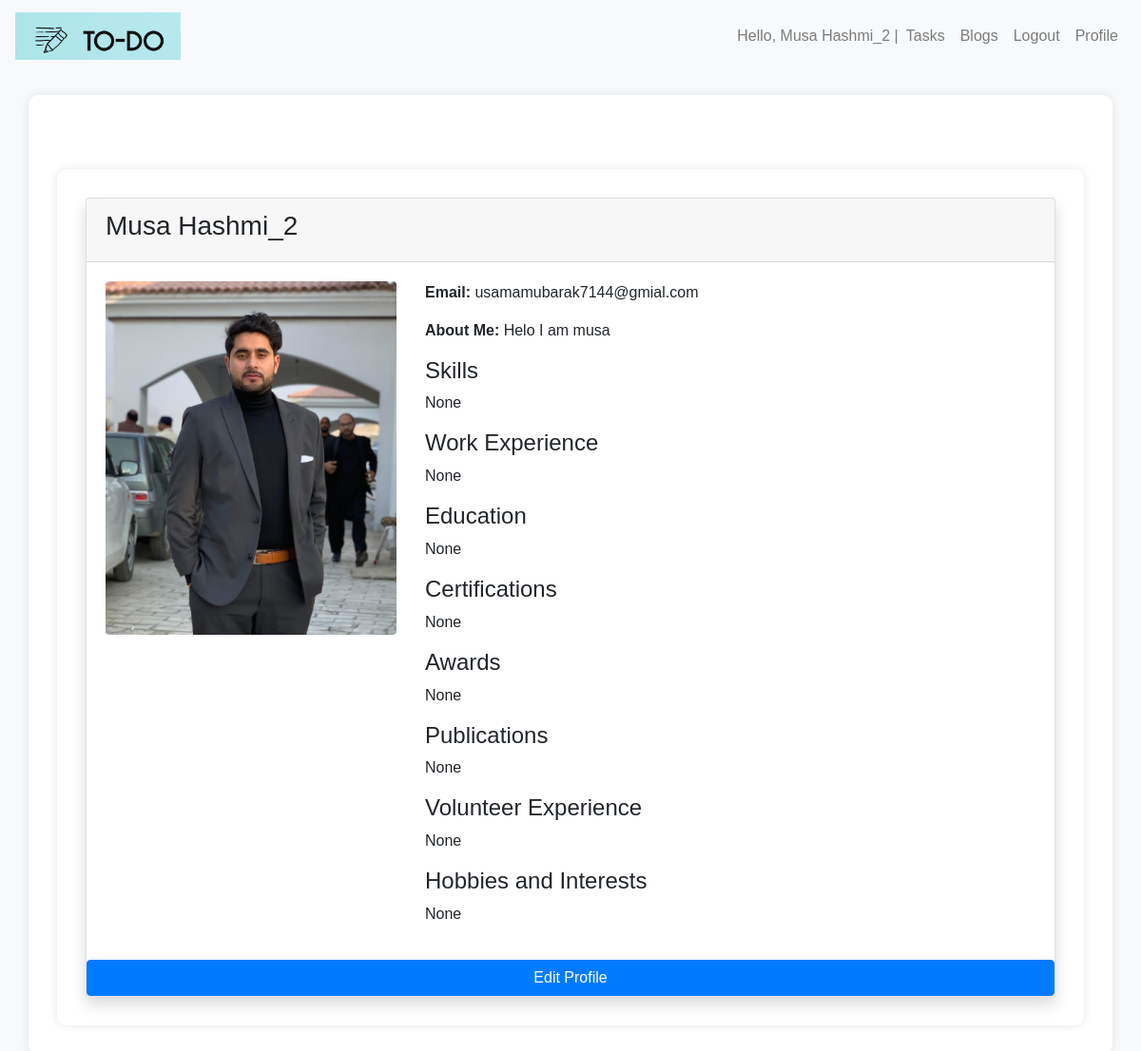
/profile/ (signed in), run on the app's committed database.
### todoapp/models.py (models this page shows, shortened)
class CustomUser(AbstractBaseUser, PermissionsMixin):
    email = models.EmailField(unique=True)
    first_name = models.CharField(max_length=30)
    last_name = models.CharField(max_length=30)
    is_active = models.BooleanField(default=True)
    is_staff = models.BooleanField(default=False)
    about_me = models.TextField(blank=True, null=True)
    profile_picture = models.ImageField(upload_to='profile_pictures/', blank=True, null=True)
    skills = models.TextField(blank=True, null=True)
    work_experience = models.TextField(blank=True, null=True)
    education = models.TextField(blank=True, null=True)
    certifications = models.TextField(blank=True, null=True)
    awards = models.TextField(blank=True, null=True)
    publications = models.TextField(blank=True, null=True)
    volunteer_experience = models.TextField(blank=True, null=True)
    hobbies_and_interests = models.TextField(blank=True, null=True)
    objects = CustomUserManager()
    USERNAME_FIELD = 'email'
    REQUIRED_FIELDS = ['first_name', 'last_name']

### todoapp/views.py (the view)
# urls.py: path('profile/', views.profile, name='profile'),
def profile(request):
    if request.method == 'POST':
        form = ProfileForm(request.POST, instance=request.user)
        if form.is_valid():
            form.save()
            return redirect('blog_list')
    else:
        form = ProfileForm(instance=request.user)
    return render(request, 'profile.html', {'form': form})

### todoapp/Templates/profile.html (shortened to what this page needs)
{% extends "base.html" %}
    {% block content %}
    <div class="container mt-5">
        <div class="card shadow">
            <div class="card-header">
                <h3>{{ user.first_name }} {{ user.last_name }}</h3>
            </div>
            <div class="card-body">
                <div class="row">
                    <div class="col-md-4">
                        {% if user.profile_picture %}
                            <img src="{{ user.profile_picture.url }}" class="img-fluid rounded" alt="Profile Picture">
                        {% else %}
                            <img src="https://via.placeholder.com/150" class="img-fluid rounded" alt="Profile Picture">
                        {% endif %}
                    </div>
                    <div class="col-md-8">
                        <p><strong>Email:</strong> {{ user.email }}</p>
                        <p><strong>About Me:</strong> {{ user.about_me }}</p>
                <div class="profile-section">
                    <h4>Skills</h4>
                    <p>{{ user.skills }}</p>
                </div>
                <div class="profile-section">
                    <h4>Work Experience</h4>
                    <p>{{ user.work_experience }}</p>
                </div>
                <div class="profile-section">
                    <h4>Education</h4>
                    <p>{{ user.education }}</p>
                </div>
                <div class="profile-section">
                    <h4>Certifications</h4>
                    <p>{{ user.certifications }}</p>
                </div>
                <div class="profile-section">
                    <h4>Awards</h4>
                    <p>{{ user.awards }}</p>
                </div>
                <div class="profile-section">
                    <h4>Publications</h4>
                    <p>{{ user.publications }}</p>
                </div>
                <div class="profile-section">
                    <h4>Volunteer Experience</h4>
                    <p>{{ user.volunteer_experience }}</p>
                </div>
                <div class="profile-section">
                    <h4>Hobbies and Interests</h4>
                    <p>{{ user.hobbies_and_interests }}</p>
                </div>
            </div>
        </div>
    </div>
                        <a href="{% url 'edit_profile' %}" class="btn btn-primary">Edit Profile</a>
                    </div>
                </div>
            </div>
    {% endblock %}

### todoapp/Templates/base.html (shortened to what this page needs)
{% load static %}
<!DOCTYPE html>
<html lang="en">
<head>
    <link rel="stylesheet" href="https://stackpath.bootstrapcdn.com/bootstrap/4.5.2/css/bootstrap.min.css">
</head>
<body>
    <nav class="navbar navbar-expand-lg navbar-light bg-light">
        <a class="navbar-brand" href="{% url 'blog_list' %}">
            <img src="{% static 'img/head.png' %}" alt="Logo" style="max-height: 50px;">
        </a>
        <div class="collapse navbar-collapse" id="navbarNav">
            <ul class="navbar-nav ml-auto">
                {% if user.is_authenticated %}
                <li class="nav-item">
                    <span class="navbar-text">Hello, {{ user.first_name }} {{ user.last_name }} |</span>
                </li>
                <li class="nav-item">
                    <a class="nav-link" href="{% url 'task_list' %}">Tasks</a>
                </li>
                <li class="nav-item">
                    <a class="nav-link" href="{% url 'blog_list' %}">Blogs</a>
                </li>
                <li class="nav-item">
                    <a class="nav-link" href="{% url 'logout' %}">Logout</a>
                </li>
                <li class="nav-item">
                    <a class="nav-link" href="{% url 'profile' %}">Profile</a>
                </li>
                {% endif %}
            </ul>
        </div>
    </nav>
    <div class="container mt-4">
        {% block content %}
        {% endblock %}
</body>
</html>

### todoapp/Templates/base.html (style rules this page uses)
body { background-color: #f8f9fa; font-family: 'Arial', sans-serif; }
.container { background-color: #ffffff; border-radius: 10px; box-shadow: 0 0 10px rgba(0, 0, 0, 0.1); padding: 30px; margin-top: 50px; }
.btn-primary { background-color: #007bff; border-color: #007bff; transition: background-color 0.3s ease; }

### data on the page
CustomUser: first_name "Musa", last_name "Hashmi_2", profile_picture (picture), email "usamamubarak7144@gmial.com", about_me "Helo I am musa", skills "None", work_experience "None", education "None", certifications "None", awards "None", publications "None", volunteer_experience "None", hobbies_and_interests "None"
